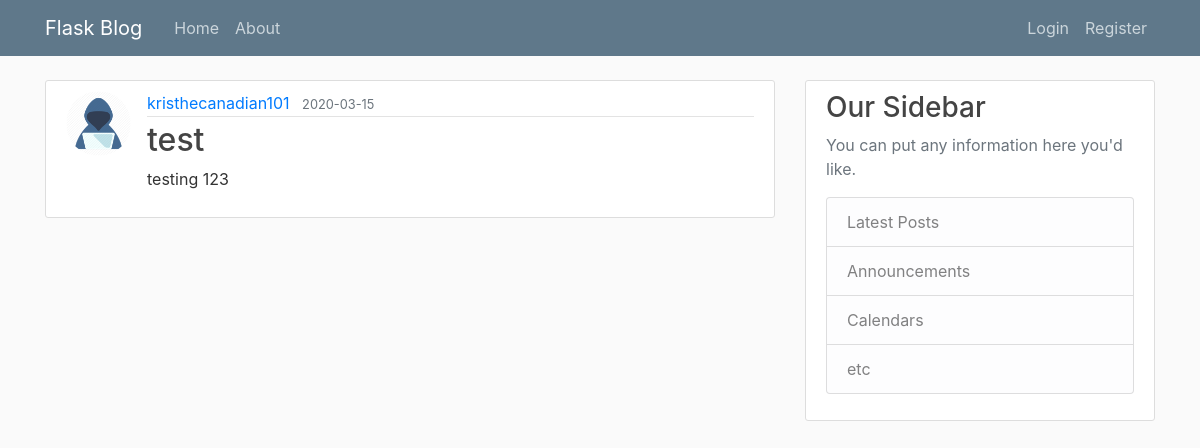
Page /post/8 on the earlier database version.
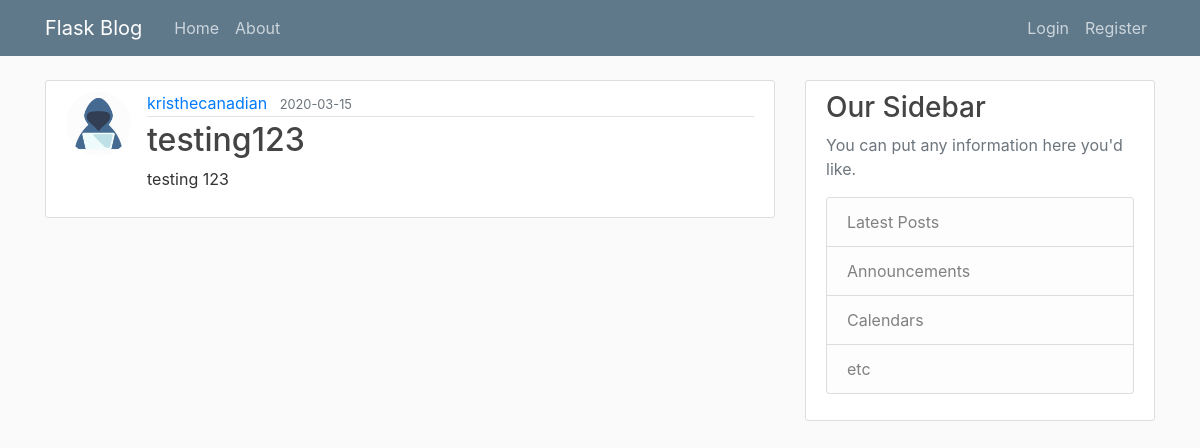
Same page on the later database version.
### app/models.py (models this page shows, shortened)
class User(db.Model, UserMixin):
    id = db.Column(db.Integer, primary_key=True)
    username = db.Column(db.String(20), unique=True, nullable=False)
    email = db.Column(db.String(120), unique=True, nullable=False)
    image_file = db.Column(db.String(20), nullable=False, default='userimage.png')
    password = db.Column(db.String(60), nullable=False)
    posts = db.relationship('Post', backref='author', lazy=True)

class Post(db.Model):
    id = db.Column(db.Integer, primary_key=True)
    title = db.Column(db.String(100), nullable=False)
    date_posted = db.Column(db.DateTime, nullable=False, default=datetime.utcnow)
    content = db.Column(db.Text, nullable=False)
    user_id = db.Column(db.Integer, db.ForeignKey('user.id'), nullable=False)

### app/posts/routes.py (the view)
@posts.route("/post/<int:post_id>")  # expecting an integer
def post(post_id):
    post = Post.query.get_or_404(post_id)
    return render_template('post.html', title=post.title, post=post)

### app/templates/post.html (shortened to what this page needs)
{% extends 'base.html' %}
{% block content %}
    <article class="media content-section">
        <img class="rounded-circle article-img"
             src="{{ url_for('static', filename='profile_pics/' + post.author.image_file) }}" alt="profile picture">
        <div class="media-body">
            <div class="article-metadata">
                <a class="mr-2" href="{{ url_for('users.user_posts', username=post.author.username) }}">{{ post.author.username }}</a>
                <small class="text-muted">{{ post.date_posted.strftime('%Y-%m-%d') }}</small>
            </div>
            <h2 class="article-title">{{ post.title }}</h2>
            <p class="article-content">{{ post.content }}</p>
        </div>
    </article>
{% endblock %}

Differences in the rows shown:
changed User: author.username "kristhecanadian101" → "kristhecanadian"
changed Post "testing 123": title "test" → "testing123"
